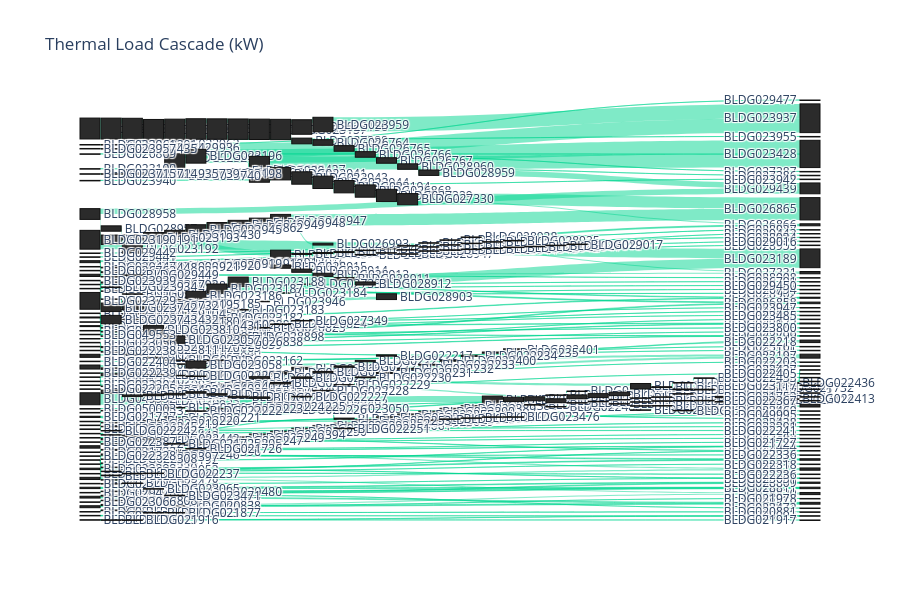
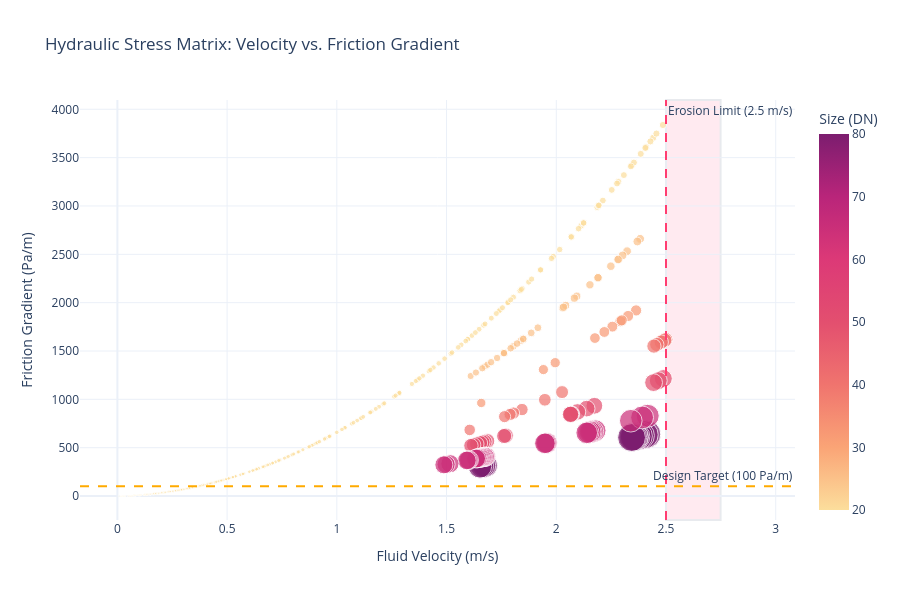
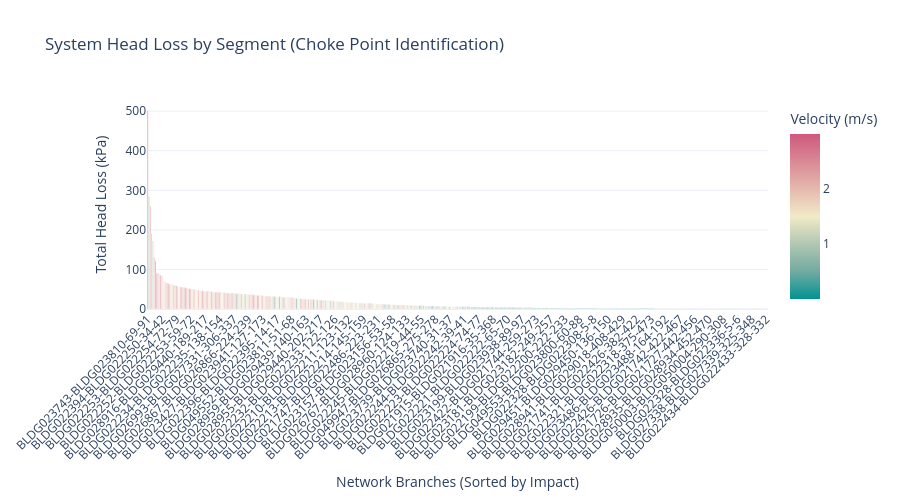
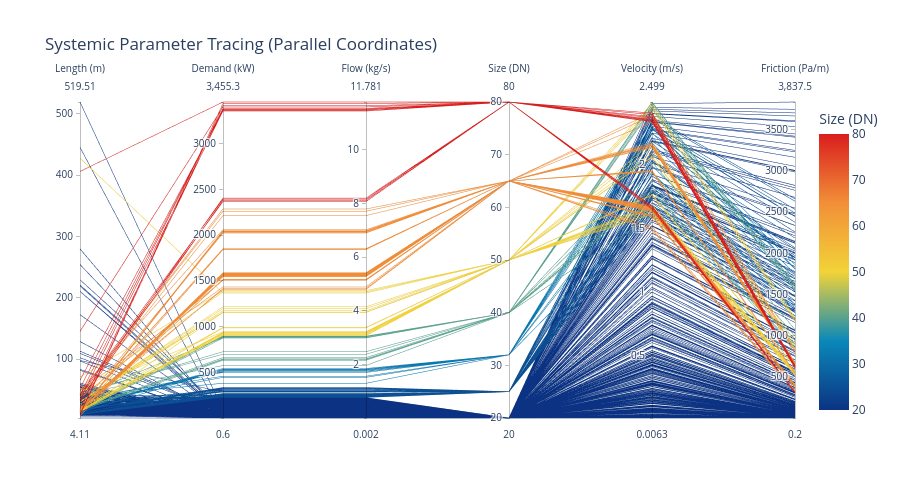

Source (notebook cell) for these figures, in order:
### Code cell
import sqlite3
import pandas as pd
import plotly.graph_objects as go
import plotly.express as px

# --- 1. DATA EXTRACTION ---
# Connect to SQLite (Update 'db.sqlite3' and 'yourapp_' prefixes to match your Django app)
conn = sqlite3.connect('db.sqlite3')

query = """
SELECT 
    eps.id as sizing_id,
    e.name as edge_name,
    n_start.name as source_node,
    n_end.name as target_node,
    eps.peak_load_kw,
    eps.mass_flow_kg_s,
    eps.diameter_m,
    eps.diameter_m * 1000 as diameter_mm,
    eps.velocity_m_s,
    eps.pressure_drop_pa,
    e.length
FROM api_pipesizing ps
JOIN api_edgepipesizing eps ON ps.id = eps.pipe_sizing_id
JOIN api_edge e ON eps.edge_id = e.id
JOIN api_node n_start ON e.start_node_id = n_start.id
JOIN api_node n_end ON e.end_node_id = n_end.id
WHERE ps.id = 2
"""
df = pd.read_sql_query(query, conn)
conn.close()
print("Data extracted successfully. Sample:")
display(df.head())
# --- 2. ENGINEERING METRICS DERIVATION ---
# Calculate Friction Gradient (Pressure drop per meter) - the ultimate metric for pipe stress
df['friction_gradient_pa_m'] = df['pressure_drop_pa'] / df['length']

# Calculate Total Head Loss in kPa for cleaner reading
df['head_loss_kpa'] = df['pressure_drop_pa'] / 1000.0

# Flag structural limits
MAX_VELOCITY = 2.5
TARGET_FRICTION = 100

display(df[['edge_name', 'peak_load_kw', 'diameter_mm', 'velocity_m_s', 'friction_gradient_pa_m']].head())

# %% [markdown]
# ### Visualization 1: Thermal Load Topology (Sankey Diagram)
# **The Macro View:** Visualizes the macro-distribution of thermal power (kW). This instantly highlights which main trunk lines are carrying the most critical loads before splitting into the capillary network.

# %%
all_nodes = list(pd.unique(df[['source_node', 'target_node']].values.ravel('K')))
node_dict = {node: i for i, node in enumerate(all_nodes)}

fig_sankey = go.Figure(data=[go.Sankey(
    arrangement='snap',
    node = dict(
      pad = 25,
      thickness = 20,
      line = dict(color = "#111", width = 1),
      label = all_nodes,
      color = "#2b2b2b"
    ),
    link = dict(
      source = df['source_node'].map(node_dict).tolist(),
      target = df['target_node'].map(node_dict).tolist(),
      value = df['peak_load_kw'].tolist(),
      hovertemplate='<b>Link:</b> %{source.label} → %{target.label}<br><b>Thermal Load:</b> %{value:,.1f} kW<extra></extra>',
      color = "rgba(0, 214, 143, 0.5)" # Fluid Green
    )
)])

fig_sankey.update_layout(
    title_text="Thermal Load Cascade (kW)", 
    font_size=12, 
    height=600,
    template="plotly_white"
)
fig_sankey.show()

# %% [markdown]
# ### Visualization 2: Hydraulic Stress Matrix (Scatter)
# **The Diagnostic View:** This isolates exactly where the physics break down. We plot Velocity vs. Friction Gradient. 
# * **Top Right:** The Danger Zone. High velocity (erosion risk) and high friction (pump starvation). 
# * **Bottom Left:** Stagnant flow. Risk of temperature loss and air entrainment.

# %%
fig_matrix = px.scatter(
    df, 
    x="velocity_m_s", 
    y="friction_gradient_pa_m", 
    size="mass_flow_kg_s", 
    color="diameter_mm",
    hover_name="edge_name",
    hover_data={"peak_load_kw": ":.1f", "length": ":.1f"},
    color_continuous_scale=px.colors.sequential.Sunsetdark,
    title="Hydraulic Stress Matrix: Velocity vs. Friction Gradient",
    labels={
        "velocity_m_s": "Fluid Velocity (m/s)",
        "friction_gradient_pa_m": "Friction Gradient (Pa/m)",
        "mass_flow_kg_s": "Mass Flow (kg/s)",
        "diameter_mm": "Size (DN)"
    }
)

# Overlay Engineering Constraints
fig_matrix.add_vline(x=MAX_VELOCITY, line_width=2, line_dash="dash", line_color="#ff3d71", annotation_text="Erosion Limit (2.5 m/s)")
fig_matrix.add_hline(y=TARGET_FRICTION, line_width=2, line_dash="dash", line_color="#ffaa00", annotation_text="Design Target (100 Pa/m)")

# Highlight Danger Zone
fig_matrix.add_vrect(x0=MAX_VELOCITY, x1=df['velocity_m_s'].max() * 1.1, fillcolor="#ff3d71", opacity=0.1, layer="below")

fig_matrix.update_layout(height=600, template="plotly_white")
fig_matrix.show()

# %% [markdown]
# ### Visualization 3: Pressure Drop Pareto Analysis (Bar)
# **The Systems View:** Which specific pipe segments are forcing us to buy a larger pump? This chart sorts total absolute pressure drop (in kPa) by segment, color-coded by how fast the water is moving.

# %%
# Sort by highest absolute pressure drop
df_sorted = df.sort_values('head_loss_kpa', ascending=False)

fig_pareto = px.bar(
    df_sorted, 
    x="edge_name", 
    y="head_loss_kpa",
    color="velocity_m_s",
    title="System Head Loss by Segment (Choke Point Identification)",
    color_continuous_scale=px.colors.diverging.Tealrose,
    color_continuous_midpoint=1.5, # Midpoint of optimal velocity
    labels={
        "edge_name": "Pipe Segment",
        "head_loss_kpa": "Total Head Loss (kPa)",
        "velocity_m_s": "Velocity (m/s)"
    }
)

fig_pareto.update_layout(
    height=500, 
    xaxis_tickangle=-45,
    template="plotly_white",
    xaxis_title="Network Branches (Sorted by Impact)"
)
fig_pareto.show()

# %% [markdown]
# ### Visualization 4: Multidimensional Parallel Coordinates
# **The "God-Mode" View:** How do all our variables interact? This allows you to trace a single pipe segment through its Peak Demand, Size, Velocity, and resulting Pressure Drop simultaneously to spot systemic sizing anomalies.

# %%
fig_parallel = px.parallel_coordinates(
    df, 
    color="diameter_mm",
    dimensions=["length", "peak_load_kw", "mass_flow_kg_s", "diameter_mm", "velocity_m_s", "friction_gradient_pa_m"],
    color_continuous_scale=px.colors.diverging.Portland,
    title="Systemic Parameter Tracing (Parallel Coordinates)",
    labels={
        "length": "Length (m)",
        "peak_load_kw": "Demand (kW)",
        "mass_flow_kg_s": "Flow (kg/s)",
        "diameter_mm": "Size (DN)",
        "velocity_m_s": "Velocity (m/s)",
        "friction_gradient_pa_m": "Friction (Pa/m)"
    }
)

fig_parallel.update_layout(height=500)
fig_parallel.show()

### Figure 1 — Plotly figure (JSON) as saved in the notebook; plotly's stock layout.template omitted (floating-point values rounded to 4 significant figures; data arrays with more than 128 entries replaced by an {"elided": "..."} marker saying what was removed)
{"data": [{"arrangement": "snap", "link": {"color": "rgba(0, 214, 143, 0.5)", "hovertemplate": "<b>Link:</b> %{source.label} → %{target.label}<br><b>Thermal Load:</b> %{value:,.1f} kW<extra></extra>", "source": {"elided": "475 int values"}, "target": {"elided": "475 int values"}, "value": {"elided": "475 float values"}}, "node": {"color": "#2b2b2b", "label": {"elided": "476 str values"}, "line": {"color": "#111", "width": 1}, "pad": 25, "thickness": 20}, "type": "sankey"}], "layout": {"font": {"size": 12}, "height": 600, "title": {"text": "Thermal Load Cascade (kW)"}}}

### Figure 2 — Plotly figure (JSON) as saved in the notebook; plotly's stock layout.template omitted (floating-point values rounded to 4 significant figures; data arrays with more than 128 entries replaced by an {"elided": "..."} marker saying what was removed)
{"data": [{"customdata": {"elided": "475x2 float values"}, "hovertemplate": "<b>%{hovertext}</b><br><br>Fluid Velocity (m/s)=%{x}<br>Friction Gradient (Pa/m)=%{y}<br>Mass Flow (kg/s)=%{marker.size}<br>peak_load_kw=%{customdata[0]:.1f}<br>length=%{customdata[1]:.1f}<br>Size (DN)=%{marker.color}<extra></extra>", "hovertext": {"elided": "475 str values"}, "legendgroup": "", "marker": {"color": {"elided": "475 float values"}, "coloraxis": "coloraxis", "size": {"elided": "475 float values"}, "sizemode": "area", "sizeref": 0.02945, "symbol": "circle"}, "mode": "markers", "name": "", "orientation": "v", "showlegend": false, "type": "scatter", "x": {"elided": "475 float values"}, "xaxis": "x", "y": {"elided": "475 float values"}, "yaxis": "y"}], "layout": {"annotations": [{"showarrow": false, "text": "Erosion Limit (2.5 m/s)", "x": 2.5, "xanchor": "left", "xref": "x", "y": 1, "yanchor": "top", "yref": "y domain"}, {"showarrow": false, "text": "Design Target (100 Pa/m)", "x": 1, "xanchor": "right", "xref": "x domain", "y": 100, "yanchor": "bottom", "yref": "y"}], "coloraxis": {"colorbar": {"title": {"text": "Size (DN)"}}, "colorscale": [[0, "rgb(252, 222, 156)"], [0.1667, "rgb(250, 164, 118)"], [0.3333, "rgb(240, 116, 110)"], [0.5, "rgb(227, 79, 111)"], [0.6667, "rgb(220, 57, 119)"], [0.8333, "rgb(185, 37, 122)"], [1, "rgb(124, 29, 111)"]]}, "height": 600, "legend": {"itemsizing": "constant", "tracegroupgap": 0}, "shapes": [{"line": {"color": "#ff3d71", "dash": "dash", "width": 2}, "type": "line", "x0": 2.5, "x1": 2.5, "xref": "x", "y0": 0, "y1": 1, "yref": "y domain"}, {"line": {"color": "#ffaa00", "dash": "dash", "width": 2}, "type": "line", "x0": 0, "x1": 1, "xref": "x domain", "y0": 100, "y1": 100, "yref": "y"}, {"fillcolor": "#ff3d71", "layer": "below", "opacity": 0.1, "type": "rect", "x0": 2.5, "x1": 2.749, "xref": "x", "y0": 0, "y1": 1, "yref": "y domain"}], "title": {"text": "Hydraulic Stress Matrix: Velocity vs. Friction Gradient"}, "xaxis": {"anchor": "y", "domain": [0, 1], "title": {"text": "Fluid Velocity (m/s)"}}, "yaxis": {"anchor": "x", "domain": [0, 1], "title": {"text": "Friction Gradient (Pa/m)"}}}}

### Figure 3 — Plotly figure (JSON) as saved in the notebook; plotly's stock layout.template omitted (floating-point values rounded to 4 significant figures; data arrays with more than 128 entries replaced by an {"elided": "..."} marker saying what was removed)
{"data": [{"hovertemplate": "Pipe Segment=%{x}<br>Total Head Loss (kPa)=%{y}<br>Velocity (m/s)=%{marker.color}<extra></extra>", "legendgroup": "", "marker": {"color": {"elided": "475 float values"}, "coloraxis": "coloraxis", "pattern": {"shape": ""}}, "name": "", "orientation": "v", "showlegend": false, "textposition": "auto", "type": "bar", "x": {"elided": "475 str values"}, "xaxis": "x", "y": {"elided": "475 float values"}, "yaxis": "y"}], "layout": {"barmode": "relative", "coloraxis": {"cmid": 1.5, "colorbar": {"title": {"text": "Velocity (m/s)"}}, "colorscale": [[0, "rgb(0, 147, 146)"], [0.1667, "rgb(114, 170, 161)"], [0.3333, "rgb(177, 199, 179)"], [0.5, "rgb(241, 234, 200)"], [0.6667, "rgb(229, 185, 173)"], [0.8333, "rgb(217, 137, 148)"], [1, "rgb(208, 88, 126)"]]}, "height": 500, "legend": {"tracegroupgap": 0}, "title": {"text": "System Head Loss by Segment (Choke Point Identification)"}, "xaxis": {"anchor": "y", "domain": [0, 1], "tickangle": -45, "title": {"text": "Network Branches (Sorted by Impact)"}}, "yaxis": {"anchor": "x", "domain": [0, 1], "title": {"text": "Total Head Loss (kPa)"}}}}

### Figure 4 — Plotly figure (JSON) as saved in the notebook; plotly's stock layout.template omitted (floating-point values rounded to 4 significant figures; data arrays with more than 128 entries replaced by an {"elided": "..."} marker saying what was removed)
{"data": [{"dimensions": [{"label": "Length (m)", "values": {"elided": "475 float values"}}, {"label": "Demand (kW)", "values": {"elided": "475 float values"}}, {"label": "Flow (kg/s)", "values": {"elided": "475 float values"}}, {"label": "Size (DN)", "values": {"elided": "475 float values"}}, {"label": "Velocity (m/s)", "values": {"elided": "475 float values"}}, {"label": "Friction (Pa/m)", "values": {"elided": "475 float values"}}], "domain": {"x": [0, 1], "y": [0, 1]}, "line": {"color": {"elided": "475 float values"}, "coloraxis": "coloraxis"}, "name": "", "type": "parcoords"}], "layout": {"coloraxis": {"colorbar": {"title": {"text": "Size (DN)"}}, "colorscale": [[0, "rgb(12,51,131)"], [0.25, "rgb(10,136,186)"], [0.5, "rgb(242,211,56)"], [0.75, "rgb(242,143,56)"], [1, "rgb(217,30,30)"]]}, "height": 500, "legend": {"tracegroupgap": 0}, "title": {"text": "Systemic Parameter Tracing (Parallel Coordinates)"}}}
